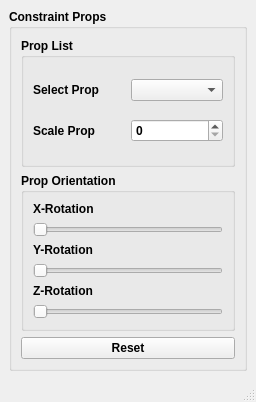
<?xml version="1.0" encoding="UTF-8"?>
<ui version="4.0">
 <class>constraintProps</class>
 <widget class="QMainWindow" name="constraintProps">
  <property name="geometry">
   <rect>
    <x>0</x>
    <y>0</y>
    <width>256</width>
    <height>402</height>
   </rect>
  </property>
  <property name="windowTitle">
   <string>constraintProps</string>
  </property>
  <widget class="QWidget" name="centralwidget">
   <layout class="QGridLayout" name="gridLayout">
    <item row="0" column="0">
     <widget class="QGroupBox" name="groupBox">
      <property name="font">
       <font>
        <weight>75</weight>
        <bold>true</bold>
       </font>
      </property>
      <property name="title">
       <string>Constraint Props</string>
      </property>
      <layout class="QGridLayout" name="gridLayout_2">
       <item row="2" column="0">
        <widget class="QPushButton" name="pushButton">
         <property name="text">
          <string>Reset</string>
         </property>
        </widget>
       </item>
       <item row="0" column="0">
        <widget class="QGroupBox" name="groupBox_2">
         <property name="title">
          <string>Prop List</string>
         </property>
         <layout class="QGridLayout" name="gridLayout_3">
          <item row="0" column="0">
           <widget class="QLabel" name="label">
            <property name="text">
             <string>Select Prop</string>
            </property>
           </widget>
          </item>
          <item row="1" column="0">
           <widget class="QLabel" name="label_2">
            <property name="text">
             <string>Scale Prop</string>
            </property>
           </widget>
          </item>
          <item row="0" column="1">
           <widget class="QComboBox" name="selectProp_comboBox"/>
          </item>
          <item row="1" column="1">
           <widget class="QSpinBox" name="scaleProp_spinBox"/>
          </item>
         </layout>
        </widget>
       </item>
       <item row="1" column="0">
        <widget class="QGroupBox" name="groupBox_3">
         <property name="title">
          <string>Prop Orientation</string>
         </property>
         <layout class="QGridLayout" name="gridLayout_4">
          <item row="3" column="0">
           <widget class="QLabel" name="label_4">
            <property name="text">
             <string>Y-Rotation</string>
            </property>
           </widget>
          </item>
          <item row="5" column="0">
           <widget class="QLabel" name="label_5">
            <property name="text">
             <string>Z-Rotation</string>
            </property>
           </widget>
          </item>
          <item row="2" column="0" colspan="2">
           <widget class="QSlider" name="horizontalSlider">
            <property name="orientation">
             <enum>Qt::Horizontal</enum>
            </property>
           </widget>
          </item>
          <item row="4" column="0" colspan="2">
           <widget class="QSlider" name="horizontalSlider_2">
            <property name="orientation">
             <enum>Qt::Horizontal</enum>
            </property>
           </widget>
          </item>
          <item row="6" column="0" colspan="2">
           <widget class="QSlider" name="horizontalSlider_3">
            <property name="orientation">
             <enum>Qt::Horizontal</enum>
            </property>
           </widget>
          </item>
          <item row="1" column="0">
           <widget class="QLabel" name="label_3">
            <property name="text">
             <string>X-Rotation</string>
            </property>
           </widget>
          </item>
         </layout>
        </widget>
       </item>
      </layout>
     </widget>
    </item>
   </layout>
  </widget>
  <widget class="QMenuBar" name="menubar">
   <property name="geometry">
    <rect>
     <x>0</x>
     <y>0</y>
     <width>256</width>
     <height>21</height>
    </rect>
   </property>
  </widget>
  <widget class="QStatusBar" name="statusbar"/>
 </widget>
 <resources/>
 <connections/>
</ui>
